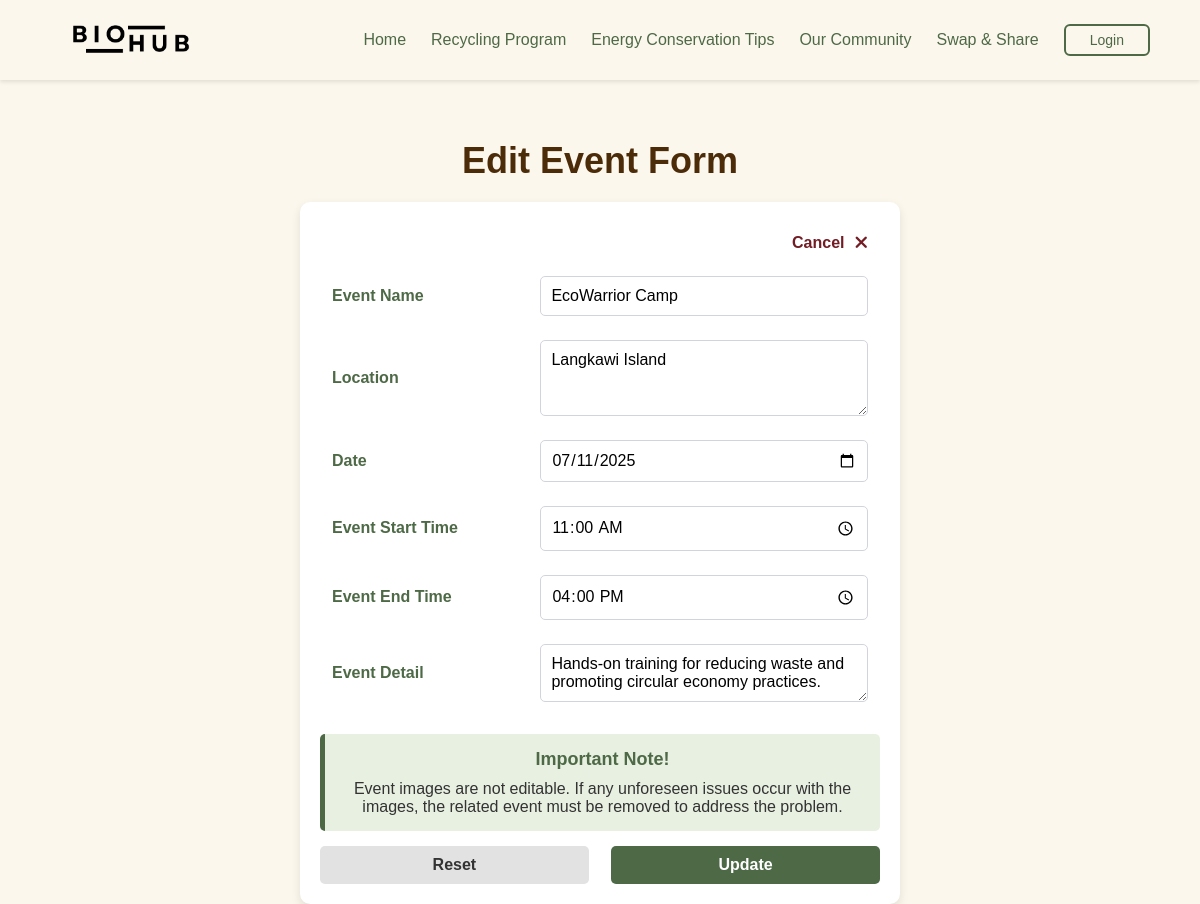
Screenshot of /edit_event_form.php?id=8 with the database file from the repository.
### tables this page shows
CREATE TABLE `recycling_event` (
  `event_id` int(11) NOT NULL,
  `event_name` varchar(150) NOT NULL,
  `location` varchar(200) NOT NULL,
  `event_date` date NOT NULL,
  `event_start_time` time NOT NULL,
  `event_end_time` time NOT NULL,
  `event_detail` text NOT NULL,
  `image` varchar(255) NOT NULL
);

### edit_event_form.php (the view, shortened to what this page needs)
<?php
include 'adminheader.php';
?>
<?php
$host = "localhost";
$db_user = "root";
$db_pass = "";
$db_name = "biohub_database";
$conn = new mysqli($host, $db_user, $db_pass, $db_name);
if (isset($_GET['id'])) {
    $event_id = $_GET['id'];
    $sql = "SELECT * FROM recycling_event WHERE event_id='$event_id'";
    $result = $conn->query($sql);
    $event = $result->fetch_assoc();
}
?>
<!DOCTYPE html>
<html lang="en">
<head>
    <link rel="stylesheet" href="main.css">
</head>
<form-body>
    <main class="form-content">
        <section>
            <div class="registration-form-title">
                <h1>Edit Event Form</h1>
            </div>
        </section>
        <div class="registration-form">
            <form action="" method="POST" enctype="multipart/form-data">
            <table class="event-registration-container">
                <tr>
                    <td colspan="2">
                        <a href="admin_event_database.php" class="cancel_create_event">Cancel<i class="fa-solid fa-xmark"></i></a>
                    </td>
                </tr>
                <tr>
                    <th>Event Name</th>
                    <td><input type="text" name="event_name" class="registration-input" value="<?php echo $event['event_name']; ?>"></td>
                </tr>
                <tr>
                    <th>Location</th>
                    <th>
                        <textarea rows="3" name="location" class="registration-input"><?php echo htmlspecialchars($event['location']); ?></textarea>
                    </th>
                </tr>
                <tr>
                    <th>Date</th>
                    <td><input type="date" name="event_date" class="registration-input" value="<?php echo $event['event_date']; ?>"></td>
                </tr>
                <tr>
                    <th>Event Start Time</th>
                    <td> <input type="time" name="event_start_time" class="registration-input" value="<?php echo $event['event_start_time']; ?>"></td>
                </tr>
                <tr>
                    <th>Event End Time</th>
                    <td><input type="time" name="event_end_time" class="registration-input" value="<?php echo $event['event_end_time']; ?>"></td>
                </tr>
                <tr>
                    <th>Event Detail</th>
                    <th>
                        <textarea name="event_detail" class="registration-input"><?php echo $event['event_detail']; ?></textarea>
                    </th>
                </tr>
            </table>
            <div id="eventDetails" class="event-details">
                <h3>Important Note!</h3>
                <p id="eventDescription"> Event images are not editable. If any unforeseen issues occur with the images, the related event must be removed to address the problem.</p>
            </div>
            <div class="registration-button">
                <input type="reset" name="reset" value="Reset" class="reset_button"/>
                <input type="submit" name="update" value="Update" class="create_button"/>
            </div>
        </form>
    </div>
    </main>
</form-body>
</html>

### rows the page displays
recycling_event: event_name "EcoWarrior Camp", location "Langkawi Island", event_date "07/11/2025", event_start_time "11:00:00", event_end_time "16:00:00", event_detail "Hands-on training for reducing waste and promoting circular economy practices."
